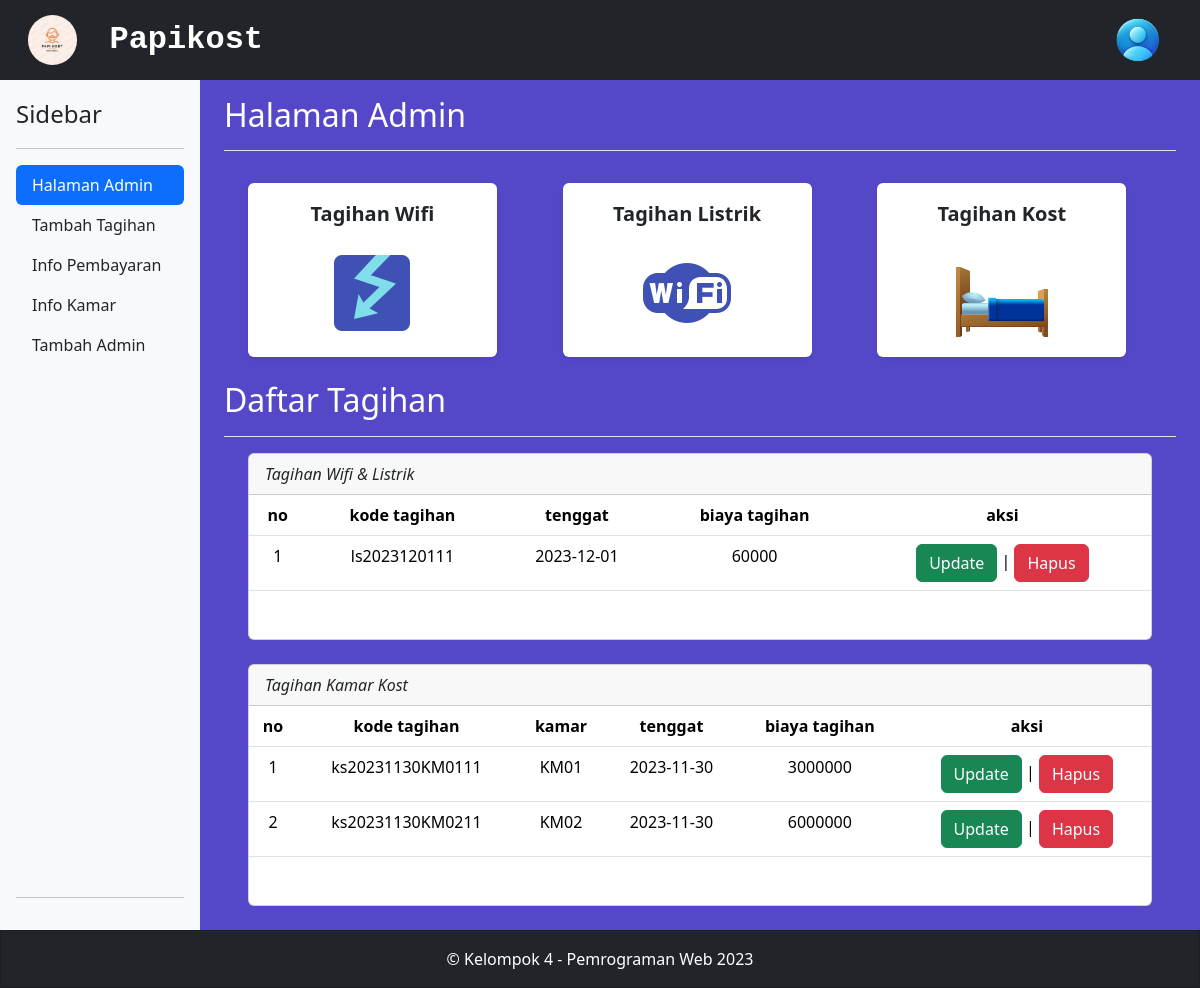
Page /dashboard_admin.php on the committed database.
### tables this page shows
CREATE TABLE `tagihan` (
  `kode_tagihan` varchar(20) NOT NULL,
  `tanggal` date NOT NULL,
  `jenis_tagihan` varchar(100) NOT NULL,
  `tagihan` int(11) NOT NULL,
  `total_tagihan` int(11) NOT NULL,
  `id_admin` int(11) NOT NULL
);

CREATE TABLE `tagihan_kamar` (
  `kode_tagihan` varchar(20) NOT NULL,
  `kode_kamar` varchar(20) NOT NULL,
  `id_admin` int(11) NOT NULL,
  `tagihan` int(11) NOT NULL,
  `tenggat` date NOT NULL
);

### functions.php (called while the page is built, shortened)
<?php
$conn = mysqli_connect("localhost","root","","papikost234");
function query($query){
    global $conn;
    $result = mysqli_query($conn, $query);
    $rows = [];
    while($row = mysqli_fetch_assoc($result)){
        $rows[] = $row;
    }
    return $rows;
}
?>

### dashboard_admin.php (the view, shortened to what this page needs)
<?php
include 'functions.php';
$id = mysqli_escape_string($conn,$_GET['id']);
$tagihan = query("SELECT * FROM tagihan");
$kamar = query("SELECT * FROM tagihan_kamar");
?>
<!DOCTYPE html>
<html lang="en">
<head>
    <link href="https://cdn.jsdelivr.net/npm/bootstrap@5.3.2/dist/css/bootstrap.min.css" rel="stylesheet">
    <link href="assets/styles.css" rel="stylesheet">
</head>
<body class="d-flex flex-column h-100">
    <header class="navbar navbar-dark navbar-expand-lg bg-dark flex-column flex-md-row my-auto align-items-center">
        <nav class="container-xxl flex-wrap flex-md-nowrap">
            <img class="navbar-brand p-0 img-fluid px-3" src="assets/logo_papikost.jpg" style="max-height:50px;border-radius:100%;">
            <div class="collapse navbar-collapse">
                <p class="h2 text-white fw-bold fs-20 pt-2" style="font-family:'Courier New', Courier, monospace;">Papikost</p>
                <div class="nav-item dropdown no-caret dropdown-user ">
                    <a class="btn btn-icon btn-transparent-dark dropdown-toggle" id="navbarDropdownUserImage" href="javascript:void(0);" role="button" data-bs-toggle="dropdown" aria-haspopup="true" aria-expanded="false"><img class="img-fluid" src="assets/icon_user.png" style="max-height:50px;"></a>
                </div>
            </div>
        </nav>
    </header>
    <main class="container-fluid">
        <div class="row flex-nowrap">
            <div class="d-flex flex-column p-3 bg-light col-sm-4 col-md-3 col-xl-2">
                <div class="d-flex align-items-center mb-3 mb-md-0 me-md-auto link-dark text-decoration-none">
                    <span class="fs-4 mx-auto">Sidebar</span>
                </div><hr>
                <ul class="nav nav-pills flex-column mb-auto">
                    <li class="nav-item">
                        <a href="dashboard_admin.php?id=<?= $id ?>" class="nav-link active" aria-current="page">Halaman Admin</a>
                    </li>
                    <li class="nav-item">
                        <a href="insert_tagihan.php?id=<?= $id ?>" class="nav-link link-dark">Tambah Tagihan</a>
                    </li>
                    <li class="nav-item">
                        <a href="info_bill.php?id=<?= $id ?>" class="nav-link link-dark">Info Pembayaran</a>
                    </li>
                    <li class="nav-item">
                        <a href="info_room.php?id=<?= $id ?>" class="nav-link link-dark">Info Kamar</a>
                    </li>
                    <li class="nav-item">
                        <a href="register_admin.php?id=<?= $id ?>" class="nav-link link-dark">Tambah Admin</a>
                    </li>
                </ul><hr>
            </div>
            <div class="container col-md-9 ml-sm-auto col-lg-10 px-md-4" role="main">
                <div class="d-flex justify-content-between flex-wrap flex-md-nowrap align-items-center pt-3 pb-2 mb-3 border-bottom">
                    <h1 class="h2 text-white">Halaman Admin</h1>
                </div>
                <div class="row g-3 my-2 ms-3">
                    <div class="col-lg-4 col-md-5 col-sm-6">
                        <div class="p-3 col-10 bg-white shadow-sm d-flex flex-column justify-content-around align-items-center rounded">
                            <div>
                                <p class="fs-5 fw-bold">Tagihan Wifi</p>
                            </div>
                            <input type="image" src="assets/icon_listrik.png"/>
                        </div>
                    </div>
                    <div class="col-lg-4 col-md-5 col-sm-6">
                        <div class="p-3 col-10 bg-white shadow-sm d-flex flex-column justify-content-around align-items-center rounded">
                            <div>
                                <p class="fs-5 fw-bold">Tagihan Listrik</p>
                            </div>
                            <input type="image" src="assets/icon_wifi.png"/>
                        </div>
                    </div>
                    <div class="col-lg-4 col-md-5 col-sm-6">
                        <div class="p-3 col-10 bg-white shadow-sm d-flex flex-column justify-content-around align-items-center rounded">
                            <div>
                                <p class="fs-5 fw-bold">Tagihan Kost</p>
                            </div>
                            <input type="image" src="assets/icon_kost.png"/>
                        </div>
                    </div>
                </div>
                <div class="d-flex justify-content-between flex-wrap flex-md-nowrap align-items-center pt-3 pb-2 mb-3 border-bottom">
                    <h1 class="h2 text-white">Daftar Tagihan</h1>
                </div>
                <div class="container-fluid px-4">
                    <div class="card mb-4">
                        <div class="card-header">
                            <i class="fas fa-table me-1 d-block">
                                Tagihan Wifi & Listrik
                            </i>
                        </div>
                        <table class="table">
                            <thead>
                                <th class="text-center">no</th>
                                <th class="text-center">kode tagihan</th>
                                <th class="text-center">tenggat</th>
                                <th class="text-center">biaya tagihan</th>
                                <th class="text-center">aksi</th>
                            </thead>
                            <?php $no = 0 ?>
                            <?php foreach($tagihan as $row): ?>
                                <tr>
                                    <td class="text-center "><?= $no+1 ?></td>
                                    <td class="text-center"><?= $row["kode_tagihan"] ?></td>
                                    <td class="text-center"><?= $row["tanggal"] ?></td>
                                    <td class="text-center"><?= $row["total_tagihan"] ?></td>
                                    <td class="text-center">
                                        <button type="button" class="btn btn-success" data-bs-toggle="modal" data-bs-target="#updateModal<?=$no?>">
                                            Update
                                        </button>
                                            |
                                        <a class="btn btn-danger" href="delete.php?id_tagihan=<?= $row["kode_tagihan"] ?>&id_admin=<?= $id ?>">Hapus</a>
                                    </td>
                                </tr>
                                <?php $no++ ?>
                            <?php endforeach ?>
                        </table>
                        <div class="card-body">
                        </div>
                    </div>
                </div>
                <div class="container-fluid px-4">
                    <div class="card mb-4">
                        <div class="card-header">
                            <i class="fas fa-table me-1 d-block">
                                Tagihan Kamar Kost
                            </i>
                        </div>
                        <table class="table">
                            <thead>
                                <th class="text-center">no</th>
                                <th class="text-center">kode tagihan</th>
                                <th class="text-center">kamar</th>
                                <th class="text-center">tenggat</th>
                                <th class="text-center">biaya tagihan</th>
                                <th class="text-center">aksi</th>
                            </thead>
                            <?php $no = 0 ?>
                            <?php foreach($kamar as $row): ?>
                                <tr>
                                    <td class="text-center "><?= $no+1 ?></td>
                                    <td class="text-center"><?= $row["kode_tagihan"] ?></td>
                                    <td class="text-center"><?= $row["kode_kamar"] ?></td>
                                    <td class="text-center"><?= $row["tenggat"] ?></td>
                                    <td class="text-center"><?= $row["tagihan"] ?></td>
                                    <td class="text-center">
                                        <button type="button" class="btn btn-success" data-bs-toggle="modal" data-bs-target="#updateModalTagihan<?=$no?>">
                                            Update
                                        </button>
                                            |
                                        <a class="btn btn-danger" href="delete.php?id_tagihan=<?= $row["kode_tagihan"] ?>&id_admin=<?= $id ?>&jenis=kos">Hapus</a>
                                    </td>
                                </tr>
                                <?php $no++ ?>
                            <?php endforeach ?>
                        </table>
                        <div class="card-body">
                        </div>
                    </div>
                </div>
            </div>
        </div>
    </main>
    <footer class="container-fluid">
        <div class="row">
            <div class="card bg-dark text-white text-center" style="border-radius: 0;">
                <p class="my-3">&copy; Kelompok 4 - Pemrograman Web 2023</p>
            </div>
        </div>
    </footer>
</body>
</html>

### assets/styles.css (style rules this page uses)
body { background: #5448C8; }
body, html { overflow-x: hidden; }
a { color: #FF2E00; }

### rows in the picture
tagihan: kode_tagihan "ls2023120111", tanggal "2023-12-01", total_tagihan "60000"
tagihan_kamar: kode_tagihan "ks20231130KM0111", kode_kamar "KM01", tenggat "2023-11-30", tagihan "3000000"
tagihan_kamar: kode_tagihan "ks20231130KM0211", kode_kamar "KM02", tenggat "2023-11-30", tagihan "6000000"
